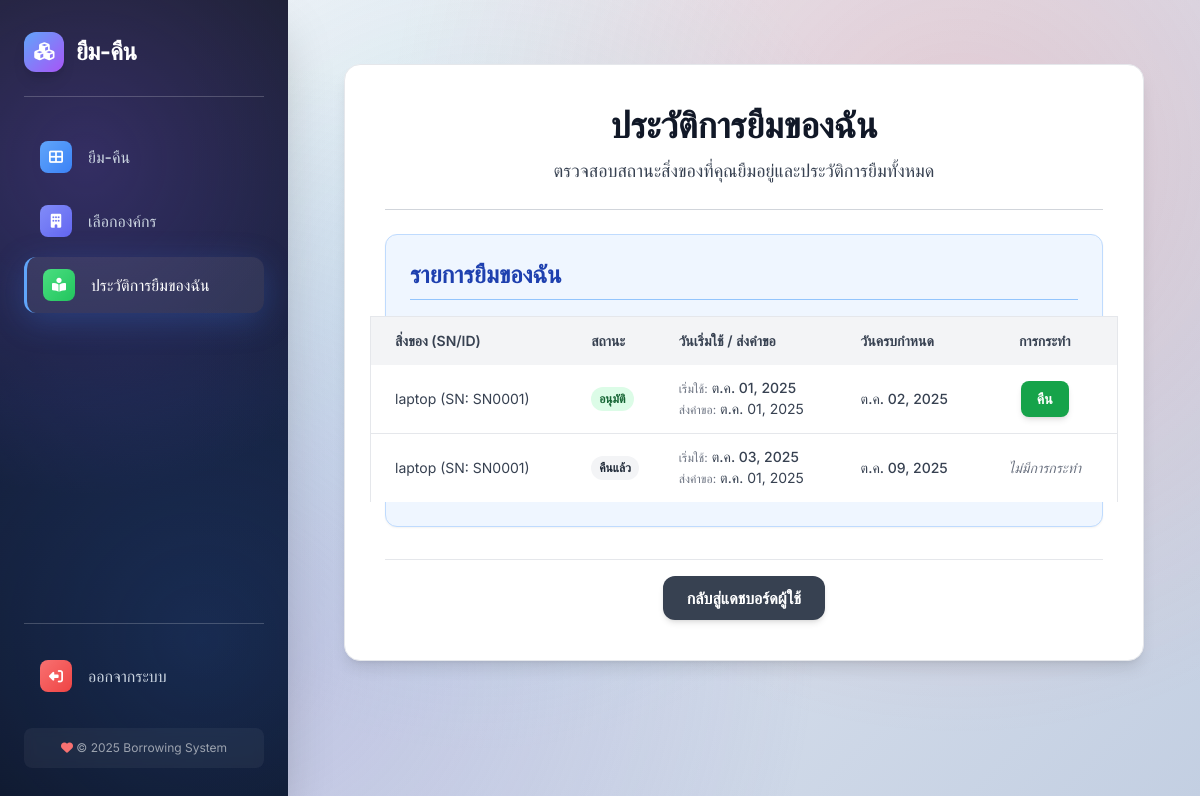
/my-borrowed-items/history/ (signed in), run on the app's committed database.
### borrowing/models.py (models this page shows, shortened)
class Loan(models.Model):
    asset = models.ForeignKey('borrowing.Asset', on_delete=models.CASCADE, verbose_name="อุปกรณ์", related_name='loans', db_index=True)
    borrower = models.ForeignKey('users.CustomUser', on_delete=models.CASCADE, verbose_name="ผู้ยืม", related_name='loans', db_index=True)
    borrow_date = models.DateTimeField(auto_now_add=True, verbose_name="วันที่ส่งคำขอ")
    start_date = models.DateField(null=True, blank=True, verbose_name="วันที่เริ่มใช้ (จอง)")
    due_date = models.DateField(null=True, blank=True, verbose_name="กำหนดคืน")
    approved_at = models.DateTimeField(null=True, blank=True, verbose_name="วันที่อนุมัติ")
    pickup_date = models.DateTimeField(null=True, blank=True, verbose_name="วันที่รับของจริง")
    return_date = models.DateTimeField(null=True, blank=True, verbose_name="วันที่คืน")
    STATUS_CHOICES = [
        ('pending', 'รอดำเนินการ'),
        ('approved', 'อนุมัติแล้ว/จองสำเร็จ'),
        ('returned', 'คืนแล้ว'),
        ('rejected', 'ถูกปฏิเสธ'),
        ('overdue', 'เกินกำหนด'),
    ]
    status = models.CharField(max_length=20, choices=STATUS_CHOICES, default='pending', verbose_name="สถานะ", db_index=True)
    reason = models.TextField(blank=True, verbose_name="เหตุผลการยืม")
    class Meta:
        verbose_name = "รายการยืม"
        verbose_name_plural = "รายการยืม"
        ordering = ['-borrow_date']
        indexes = [
            models.Index(fields=['asset', 'status']),
            models.Index(fields=['asset', 'start_date', 'due_date']),
            models.Index(fields=['status']),
            models.Index(fields=['borrower']),
            models.Index(fields=['due_date']),
        ]

class Asset(models.Model):
    item = models.ForeignKey(
        Item, on_delete=models.CASCADE, related_name='assets',
        verbose_name="ประเภทสิ่งของ", db_index=True
    )
    serial_number = models.CharField(max_length=255, blank=True, null=True, unique=True, verbose_name="หมายเลขซีเรียล")
    device_id = models.CharField(max_length=255, blank=True, null=True, unique=True, verbose_name="ID อุปกรณ์")
    location = models.CharField(max_length=255, blank=True, null=True, verbose_name="ตำแหน่ง")
    added_at = models.DateTimeField(auto_now_add=True, db_index=True, null=True, verbose_name="วันที่เพิ่มเข้าระบบ")
    STATUS_CHOICES = [
        ('available', 'พร้อมใช้งาน'),
        ('on_loan', 'กำลังถูกยืม'),
        ('maintenance', 'บำรุงรักษา'),
        ('retired', 'ปลดระวาง'),
    ]
    status = models.CharField(max_length=20, choices=STATUS_CHOICES, default='available', verbose_name="สถานะ", db_index=True)
    class Meta:
        verbose_name = "อุปกรณ์"
        verbose_name_plural = "อุปกรณ์"
        constraints = [
            models.CheckConstraint(
                check=Q(serial_number__isnull=False) | Q(device_id__isnull=False),
                name="asset_sn_or_deviceid_required",
            ),
        ]

class Item(models.Model):
    organization = models.ForeignKey(
        Organization, on_delete=models.CASCADE, verbose_name="องค์กร", db_index=True
    )
    name = models.CharField(max_length=255, verbose_name="ชื่อประเภทสิ่งของ")
    description = models.TextField(blank=True, verbose_name="รายละเอียด")
    total_quantity = models.IntegerField(default=0, verbose_name="จำนวนทั้งหมด")
    available_quantity = models.IntegerField(default=0, verbose_name="จำนวนที่เหลืออยู่")
    image = models.ImageField(upload_to='item_images/', blank=True, null=True, verbose_name="รูปภาพสิ่งของ")
    category = models.ForeignKey(
        ItemCategory, null=True, blank=True,
        on_delete=models.SET_NULL, related_name='items',
        verbose_name="หมวดอุปกรณ์"
    )
    added_at = models.DateTimeField(auto_now_add=True, verbose_name="วันที่เพิ่ม")
    class Meta:
        verbose_name = "ประเภทสิ่งของ"
        verbose_name_plural = "ประเภทสิ่งของ"
        constraints = [
            models.UniqueConstraint(
                fields=['organization', 'name'],
                name='unique_item_name_per_org'
            )
        ]

### users/views.py (the view)
# urls.py: path('my-borrowed-items/history/', views.my_borrowed_items_history, name='my_borrowed_items_history'),
@login_required
def my_borrowed_items_history(request):
    my_loans = Loan.objects.filter(borrower=request.user).order_by('-borrow_date')
    return render(request, 'users/my_borrowed_items_history.html', {'my_loans': my_loans})

### users/context_processors.py (called while the page is built)
def unread_notifications_count(request):
    if request.user.is_authenticated:
        count = Notification.objects.filter(user=request.user, is_read=False).count()
        return {'unread_notifications_count': count}
    return {'unread_notifications_count': 0} # หากผู้ใช้ยังไม่ได้ล็อกอิน ให้ส่ง 0

### users/templates/users/my_borrowed_items_history.html (shortened to what this page needs)
{% extends 'users/base.html' %}
{% block content %}
<div class="min-h-[60vh]">
  <div class="mx-auto w-full max-w-screen-2xl px-2 sm:px-6 lg:px-8 py-8">
    <div class="bg-white border border-gray-200 rounded-2xl shadow-lg w-full">
      <div class="p-6 md:p-8 lg:p-10">
        <h1 class="text-3xl md:text-4xl font-extrabold text-gray-900 mb-3 text-center">ประวัติการยืมของฉัน</h1>
        <p class="text-gray-700 mb-6 text-center text-lg">ตรวจสอบสถานะสิ่งของที่คุณยืมอยู่และประวัติการยืมทั้งหมด</p>
        <hr class="my-6 border-gray-300">
        <div class="mb-8 p-6 bg-blue-50 rounded-xl shadow-sm border border-blue-200">
          <h2 class="text-2xl font-bold text-blue-800 mb-4 border-b pb-2 border-blue-300">รายการยืมของฉัน</h2>
          {% if my_loans %}
            <div class="overflow-x-auto -mx-6 md:-mx-8 lg:-mx-10">
              <table class="w-full bg-white border-t border-x border-gray-200">
                <thead>
                  <tr class="bg-gray-100 text-gray-700 uppercase text-sm">
                    <th class="py-3.5 pl-6 pr-3 text-left font-semibold">สิ่งของ (SN/ID)</th>
                    <th class="py-3.5 px-3 text-left font-semibold">สถานะ</th>
                    <th class="py-3.5 px-3 text-left font-semibold">วันเริ่มใช้ / ส่งคำขอ</th>
                    <th class="py-3.5 px-3 text-left font-semibold">วันครบกำหนด</th>
                    <th class="py-3.5 pr-6 pl-3 text-center font-semibold">การกระทำ</th>
                  </tr>
                </thead>
                <tbody class="text-gray-700 text-sm divide-y">
                  {% for loan in my_loans %}
                    <tr class="hover:bg-gray-50">
                      <td class="py-3.5 pl-6 pr-3 whitespace-nowrap">
                        {{ loan.asset.item.name }}
                        {% if loan.asset.serial_number %}
                          (SN: {{ loan.asset.serial_number }})
                        {% elif loan.asset.device_id %}
                          (ID: {{ loan.asset.device_id }})
                        {% endif %}
                      </td>
                      <td class="py-3.5 px-3">
                        {% if loan.status == 'approved' %}
                          <span class="px-2 py-1 inline-flex text-xs font-semibold rounded-full bg-green-100 text-green-800">อนุมัติ</span>
                        {% elif loan.status == 'pending' %}
                          <span class="px-2 py-1 inline-flex text-xs font-semibold rounded-full bg-yellow-100 text-yellow-800">รอดำเนินการ</span>
                        {% elif loan.status == 'returned' %}
                          <span class="px-2 py-1 inline-flex text-xs font-semibold rounded-full bg-gray-100 text-gray-800">คืนแล้ว</span>
                        {% elif loan.status == 'rejected' %}
                          <span class="px-2 py-1 inline-flex text-xs font-semibold rounded-full bg-red-100 text-red-800">ปฏิเสธ</span>
                        {% elif loan.status == 'overdue' %}
                          <span class="px-2 py-1 inline-flex text-xs font-semibold rounded-full bg-purple-100 text-purple-800">เกินกำหนด</span>
                        {% endif %}
                      </td>
                      <td class="py-3.5 px-3">
                        <div class="flex flex-col leading-tight">
                          <div>
                            <span class="text-gray-500 text-xs">เริ่มใช้:</span>
                            <span class="font-medium">
                              {% if loan.start_date %}
                                {{ loan.start_date|date:"M d, Y" }}
                              {% else %}
                                —
                              {% endif %}
                            </span>
                          </div>
                          <div class="mt-0.5">
                            <span class="text-gray-500 text-xs">ส่งคำขอ:</span>
                            <span class="text-sm">
                              {{ loan.borrow_date|default_if_none:"N/A"|date:"M d, Y" }}
                            </span>
                          </div>
                        </div>
                      </td>
                      <td class="py-3.5 px-3">
                        <div class="flex items-center gap-2">
                          <span class="font-medium">
                            {{ loan.due_date|default_if_none:"N/A"|date:"M d, Y" }}
                          </span>
                        </div>
                      </td>
                      <td class="py-3.5 pr-6 pl-3 text-center">
                        {% if loan.status == 'approved' or loan.status == 'overdue' %}
                          <a href="{% url 'return_item' loan.id %}"
                             class="inline-flex items-center bg-green-600 hover:bg-green-700 text-white text-sm font-semibold py-2 px-4 rounded-lg transition shadow-md">
                            คืน
                          </a>
                        {% else %}
                          <span class="text-gray-500 text-sm italic">ไม่มีการกระทำ</span>
                        {% endif %}
                      </td>
                    </tr>
                  {% endfor %}
                </tbody>
              </table>
            </div>
          {% else %}
            <p class="text-gray-600 italic py-2">คุณยังไม่มีประวัติการยืมสิ่งของ</p>
          {% endif %}
        </div>
        <div class="mt-6 pt-4 border-t border-gray-200 text-center">
          <a href="{% url 'user_dashboard' %}"
             class="inline-flex items-center bg-gray-700 hover:bg-gray-800 text-white font-semibold py-2.5 px-6 rounded-xl transition shadow-md">
            กลับสู่แดชบอร์ดผู้ใช้
          </a>
        </div>
      </div>
    </div>
  </div>
</div>
{% endblock content %}

### users/templates/users/base.html (style rules this page uses)
:root { --sbw:18rem; --primary-gradient: linear-gradient(135deg, #667eea 0%, #764ba2 100%); --sidebar-gradient: linear-gradient(180deg, #1a1f2e 0%, #16213e 50%, #0f172a 100%); --glass-bg: rgba(255, 255, 255, 0.1); --glass-border: rgba(255, 255, 255, 0.2); }
* { box-sizing: border-box; }
body { font-family: 'Inter', sans-serif; background: linear-gradient(135deg, #f5f7fa 0%, #c3cfe2 100%); color: #2d3748; min-height: 100vh; display: flex; position: relative; overflow-x: hidden; }
body::before { content: ''; position: fixed; inset: 0; background: radial-gradient(circle at 20% 80%, rgba(120, 119, 198, 0.3) 0%, transparent 50%), radial-gradient(circle at 80% 20%, rgba(255, 107, 107, 0.2) 0%, transparent 50%), radial-gradient(circle at 40% 40%, rgba(120, 219, 226, 0.2) 0%, transparent 50%); pointer-events: none; z-index: -1; }

### data on the page
Loan: asset.item.name "laptop", asset.serial_number "SN0001", status "อนุมัติ", start_date "ต.ค. 01, 2025", borrow_date "ต.ค. 01, 2025", due_date "ต.ค. 02, 2025"
Loan: asset.item.name "laptop", asset.serial_number "SN0001", status "คืนแล้ว", start_date "ต.ค. 03, 2025", borrow_date "ต.ค. 01, 2025", due_date "ต.ค. 09, 2025"
